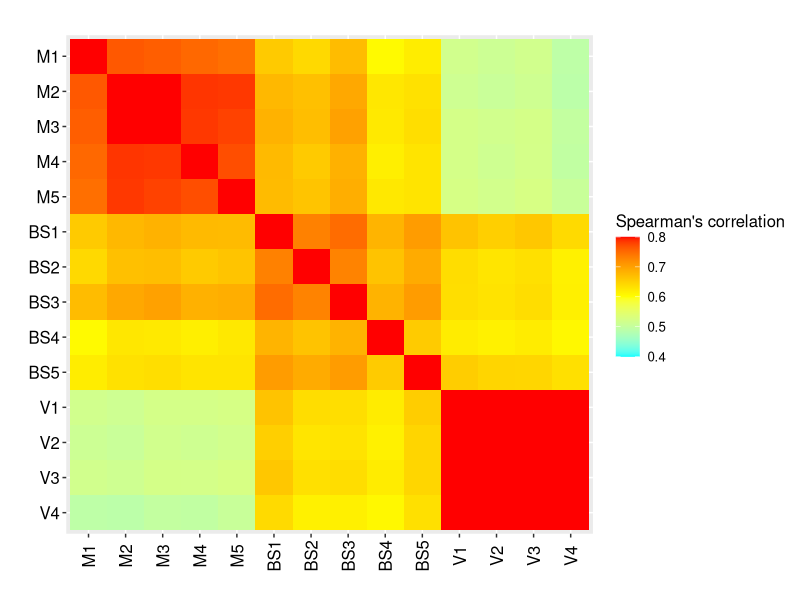

This figure's R source:
#Figure 1J: visualize correlation using color gradient
library(dplyr)
library(ggplot2)
library(reshape2)

tpm <- read.csv("KitaakeLCM_TPM_15168genes.csv")
row.names(tpm) <- tpm$GENEID
tpm <- tpm[,-1]

cm <- melt(cor(log2(tpm+1), method = "spearman"))
colnames(cm) <- c("Var1", "Var2", "value")
head(cm)
cm$Var1 <- as.factor(cm$Var1)
cm$Var2 <- as.factor(cm$Var2)

ggplot(data=cm, aes(x=Var1, y=Var2)) +
  geom_tile(aes(fill=value)) +
  ggtitle("") +
  theme(text = element_text(size=12),
        axis.text.x = element_text(size=12, angle = 90, color = "black", vjust = 0.5),
        axis.text.y = element_text(size=12, color = "black")) +
  xlab('') +
  ylab('') +
  scale_x_discrete(limits=c("M1","M2","M3", "M4","M5","BS1","BS2","BS3","BS4","BS5", "V1", "V2", "V3", "V4")) +
  scale_y_discrete(limits=rev(c("M1","M2","M3", "M4","M5", "BS1","BS2","BS3","BS4","BS5","V1", "V2", "V3", "V4"))) +
  scale_fill_gradient2(low="cyan", mid="yellow", high="red", midpoint=0.6, 
                       space="Lab", na.value = "red", guide="colorbar", 
                       name = "Spearman's correlation", 
                       limits= c(0.4, 0.8),
                       breaks = seq(0.4, 0.8, 0.1), 
                       labels = seq(0.4, 0.8, 0.1))

